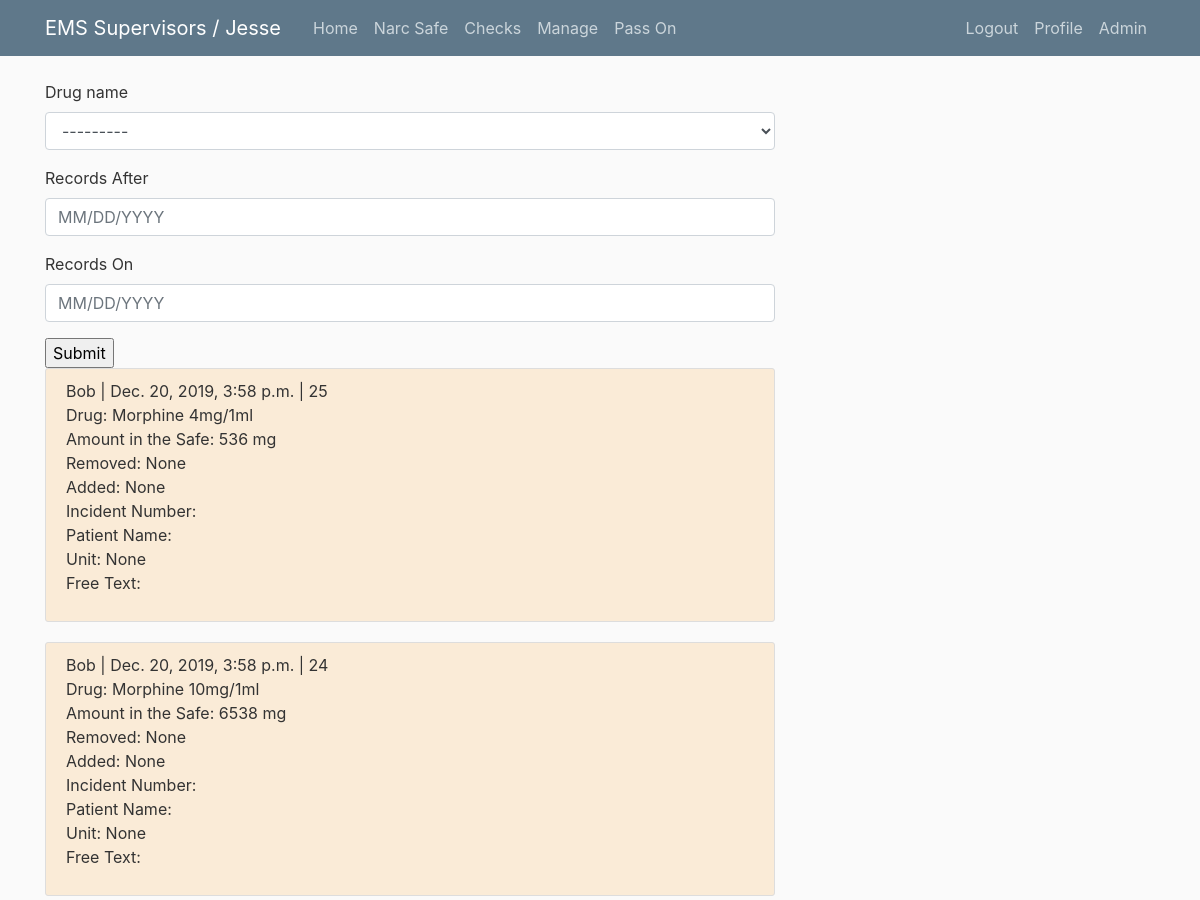
Page /safe/search/ (signed in, upper part) on the earlier database version.
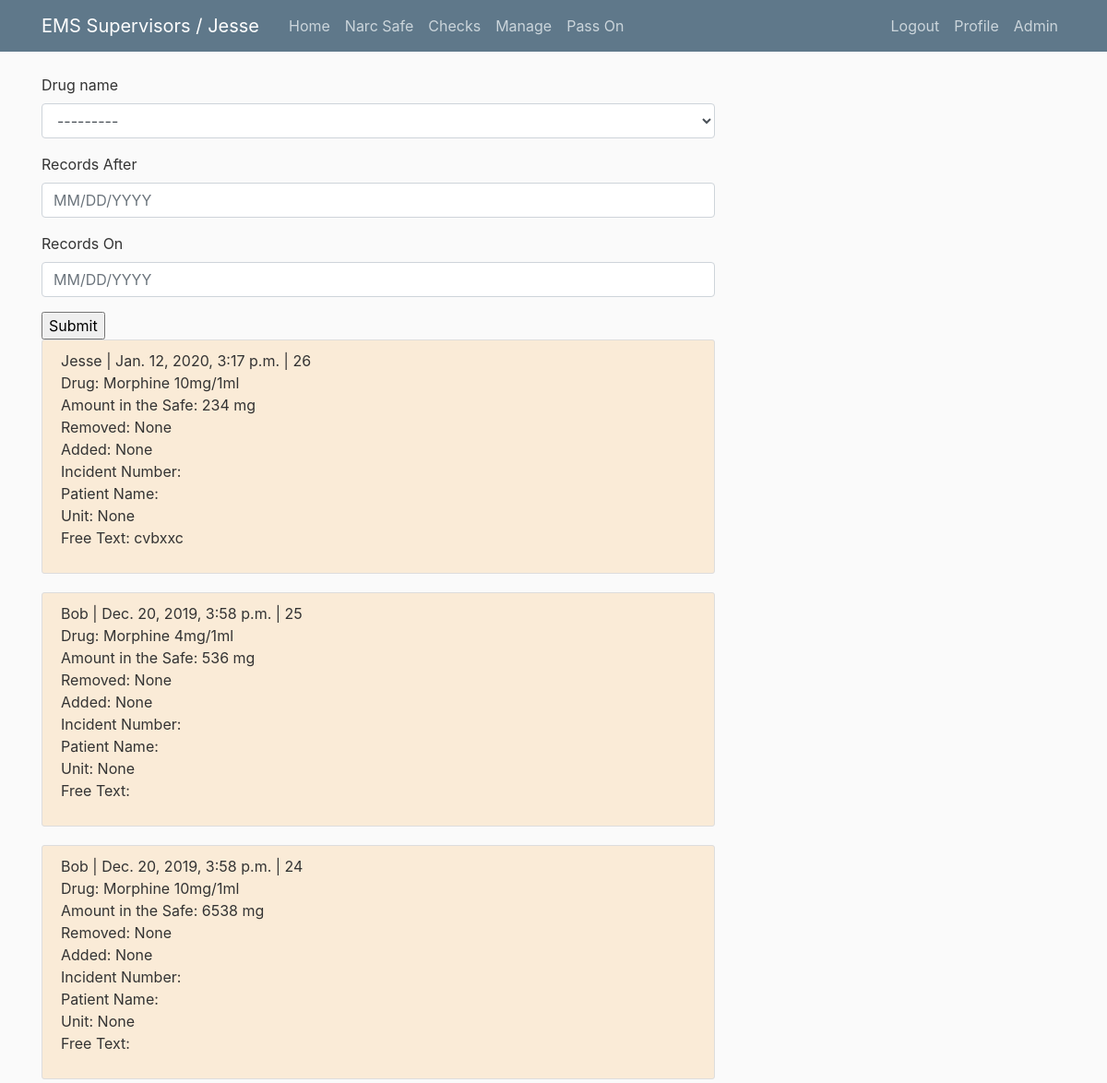
Same page on the later database version.
### safe/models.py (models this page shows, shortened)
class Safe(models.Model):
    user = models.ForeignKey(User, on_delete=models.PROTECT)
    date_created = models.DateTimeField(auto_now=True)
    drug_name = models.ForeignKey('components.Drug', related_name='drug_remove', on_delete=models.PROTECT, default=0, limit_choices_to={'is_active_safe': True})
    amount_removed = models.IntegerField(blank=True, null=True)
    amount_added = models.IntegerField(blank=True, null=True)
    amount_in_safe = models.IntegerField(blank=True, null=True)
    incident_number = models.CharField(max_length=20, default='', blank=True)
    patient_name = models.CharField(max_length=20, default='', blank=True)
    medic_unit = models.ForeignKey('components.MedicUnit', related_name='medic_unit', on_delete=models.PROTECT, blank=True, null=True)
    free_text = models.TextField(default='', blank =True)
    class Meta:
        permissions = (
            ('can_view', "View This"),
            ('can_add', 'Add to the Safe')
            )

### components/models.py (models this page shows, shortened)
class Drug(models.Model):
    name = models.CharField(max_length=40)
    image = models.ImageField(default='default_drug.png', upload_to='drug_pics')
    is_active_safe = models.BooleanField(default=True)
    is_active_unit = models.BooleanField(default=True)
    def __str__(self):
        return self.name

### safe/views.py (the view)
# urls.py: path('safe/search/', search_drug, name='safe_search_view'),
@login_required
def search_drug(request):
    form = DrugSearch(request.GET, queryset=Safe.objects.all().order_by('-date_created'))
    return render(request, 'safe/safe_search.html', {'filter' : form })

### templates/safe/safe_search.html
{% extends 'base.html' %}
{% load crispy_forms_tags %}
{% block content %}
    <form action="" method="get">
        {{ filter.form|crispy }}
        <input type="submit" />
    </form>
    {% for obj in filter.qs %}
    <article class="media content-section" style="background-color: antiquewhite">
    <div class="media-body">
        <p>{{ obj.user|title }} | {{ obj.date_created}} | {{ obj.id }} <br> Drug: {{ obj.drug_name }} <br> Amount in the Safe: {% if obj.amount_in_safe == None %} {{ obj.amount_in_safe }}
        {% else %} {{ obj.amount_in_safe }} mg {% endif %} <br> Removed: {% if obj.amount_removed == None %} {{ obj.amount_removed }}
        {% else %} {{ obj.amount_removed }} mg {% endif %} <br> Added: {% if obj.amount_added == None %} {{ obj.amount_added }}
        {% else %} {{ obj.amount_added }} mg {% endif %} <br> Incident Number: {{ obj.incident_number }} <br> Patient Name: {{ obj.patient_name }} <br> Unit: {{ obj.medic_unit }} <br> Free Text: {{ obj.free_text }}</p>
    </div>
    </article>
    {% endfor %}
{% endblock %}

Differences in the rows shown:
added Safe: user "Jesse", date_created "Jan. 12, 2020, 3:17 p.m.", id "26", drug_name "Morphine 10mg/1ml", amount_in_safe "234", amount_removed "None", amount_added "None", medic_unit "None", free_text "cvbxxc"
